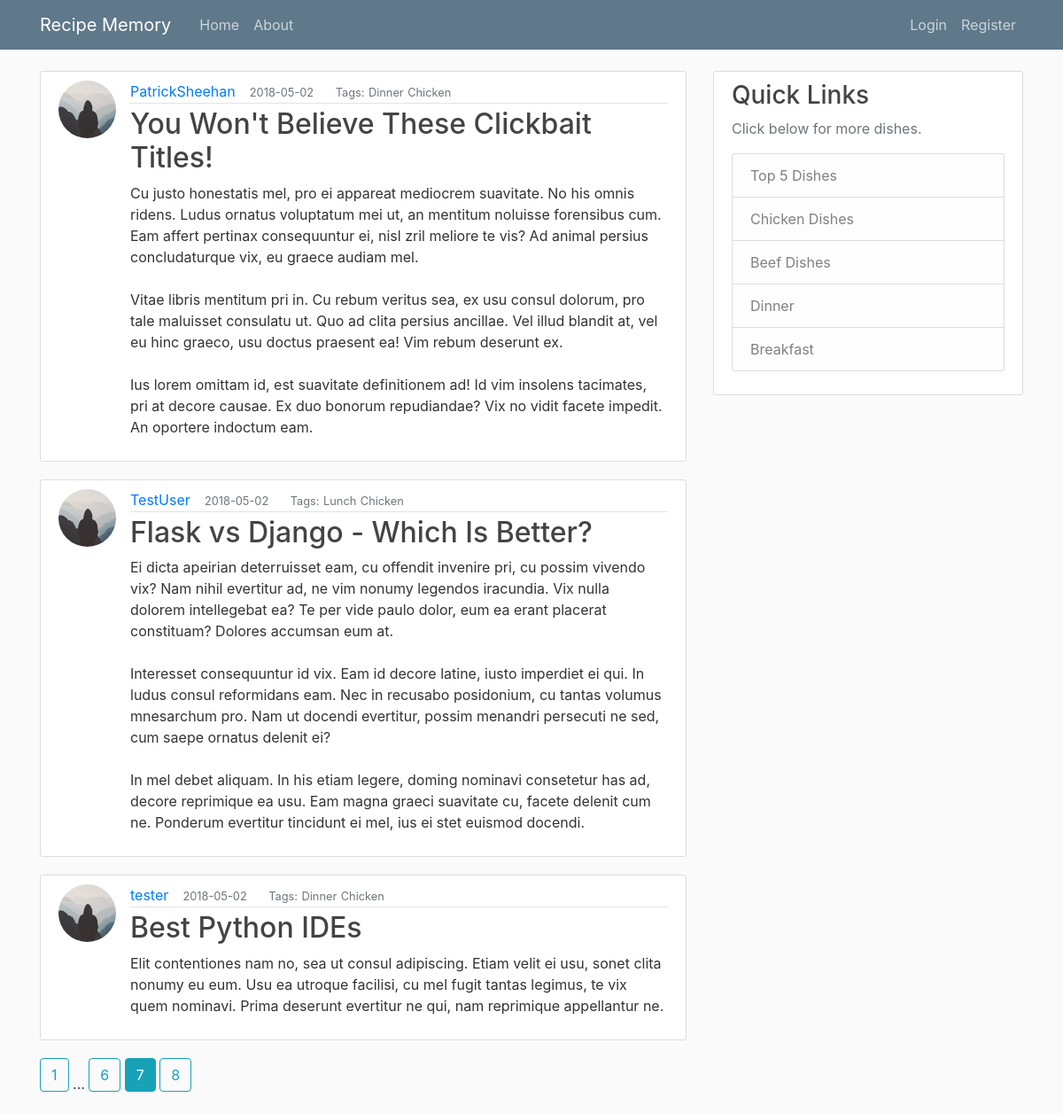
Screenshot of /home?page=7 with the database file from the repository.
### flaskblog/models.py (models this page shows, shortened)
class Post(db.Model):
    id = db.Column(db.Integer, primary_key=True)
    title = db.Column(db.String(120), nullable=False)
    date_posted = db.Column(db.DateTime, nullable=False, default=datetime.utcnow)
    mealType = db.Column(db.String(20), default="Dinner", nullable=True)
    mainIngredient = db.Column(db.String(35), default="Chicken", nullable=True)
    content = db.Column(db.Text, nullable=False)
    user_id = db.Column(db.Integer, db.ForeignKey('user.id'), nullable=False)

class User(db.Model, UserMixin):
    id = db.Column(db.Integer, primary_key=True)
    username = db.Column(db.String(20), unique=True, nullable=False)
    email = db.Column(db.String(120), unique=True, nullable=False)
    image_file = db.Column(db.String(20), nullable=False, default='default.jpg')
    password = db.Column(db.String(60), nullable=False)
    posts = db.relationship('Post', backref='author', lazy=True)

### flaskblog/main/routes.py (the view)
@main.route('/')
@main.route('/home')
def home():
    page = request.args.get('page', 1, type=int)
    posts = Post.query.order_by(Post.date_posted.desc()).paginate(page=page, per_page=3)
    return render_template('home.html', posts=posts)

### flaskblog/templates/home.html
{% extends "layouts.html" %}
{% block content %}
{% for post in posts.items %}
    <article class="media content-section">
      <img class="rounded-circle article-img" src="{{ url_for('static', filename='profile_pics/' + post.author.image_file) }}">
      <div class="media-body">
        <div class="article-metadata">
          <a class="mr-2" href="{{ url_for('users.user_posts', username=post.author.username) }}">{{ post.author.username }}</a>
          <small class="text-muted"> &nbsp;{{ post.date_posted.strftime('%Y-%m-%d') }}</small>
          <small class="text-muted"> &emsp;&nbsp; Tags:</small>
          <b><small class="text-muted">{{ post.mealType }}</small></b>
          <b><small class="text-muted">{{ post.mainIngredient }}</small></b>
        </div>
        <h2><a class="article-title" href="{{ url_for('posts.post', post_id=post.id) }}">{{ post.title }}</a></h2>
        <p class="article-content">{{ post.content }}</p>
      </div>
    </article>
{% endfor %}
{% for page_num in posts.iter_pages(left_edge=1, right_edge=1, left_current=1, right_current=2) %}
  {% if page_num %}
    {% if posts.page == page_num %}
      <a class="btn btn-info mb-4" href="{{ url_for('main.home', page=page_num) }}">{{ page_num }}</a>
    {% else %}
      <a class="btn btn-outline-info mb-4" href="{{ url_for('main.home', page=page_num) }}">{{ page_num }}</a>
    {% endif %}
  {% else %}
    ...
  {% endif %}
{% endfor %}
{% endblock content %}

### flaskblog/static/main.css (style rules this page uses)
body { background: #fafafa; color: #333333; margin-top: 5rem; }
h1, h2, h3, h4, h5, h6 { color: #444444; }
.content-section { background: #ffffff; padding: 10px 20px; border: 1px solid #dddddd; border-radius: 3px; margin-bottom: 20px; }
.article-title { color: #444444; }
.article-content { white-space: pre-line; }
.article-img { height: 65px; width: 65px; margin-right: 16px; }
.article-metadata { padding-bottom: 1px; margin-bottom: 4px; border-bottom: 1px solid #e3e3e3 }

### rows the page displays
Post: image_file (picture), author.username "PatrickSheehan", date_posted "2018-05-02", mealType "Dinner", mainIngredient "Chicken", title "You Won't Believe These Clickbait Titles!", content "Cu justo honestatis mel, pro ei appareat mediocrem suavitate. No his omnis ridens. Ludus ornatus voluptatum mei ut, an mentitum noluisse forensibus cum. Eam affert pertinax consequuntur ei, nisl zril meliore te vis? Ad animal persius concludaturque vix, eu graece audiam mel. Vitae libris mentitum pri in. Cu rebum veritus sea, ex usu consul dolorum, pro tale maluisset consulatu ut. Quo ad clita persius ancillae. Vel illud blandit at, vel eu hinc graeco, usu doctus praesent ea! Vim rebum deserunt ex. Ius lorem omittam id, est suavitate definitionem ad! Id vim insolens tacimates, pri at decore causae. Ex duo bonorum repudiandae? Vix no vidit facete impedit. An oportere indoctum eam."
Post: image_file (placeholder picture), author.username "TestUser", date_posted "2018-05-02", mealType "Lunch", mainIngredient "Chicken", title "Flask vs Django - Which Is Better?", content "Ei dicta apeirian deterruisset eam, cu offendit invenire pri, cu possim vivendo vix? Nam nihil evertitur ad, ne vim nonumy legendos iracundia. Vix nulla dolorem intellegebat ea? Te per vide paulo dolor, eum ea erant placerat constituam? Dolores accumsan eum at. Interesset consequuntur id vix. Eam id decore latine, iusto imperdiet ei qui. In ludus consul reformidans eam. Nec in recusabo posidonium, cu tantas volumus mnesarchum pro. Nam ut docendi evertitur, possim menandri persecuti ne sed, cum saepe ornatus delenit ei? In mel debet aliquam. In his etiam legere, doming nominavi consetetur has ad, decore reprimique ea usu. Eam magna graeci suavitate cu, facete delenit cum ne. Ponderum…"
Post: image_file (placeholder picture), author.username "tester", date_posted "2018-05-02", mealType "Dinner", mainIngredient "Chicken", title "Best Python IDEs", content "Elit contentiones nam no, sea ut consul adipiscing. Etiam velit ei usu, sonet clita nonumy eu eum. Usu ea utroque facilisi, cu mel fugit tantas legimus, te vix quem nominavi. Prima deserunt evertitur ne qui, nam reprimique appellantur ne."

### other values shown
{{ page_num }} "1" "6" "8"
{{ page_num }} "7"
